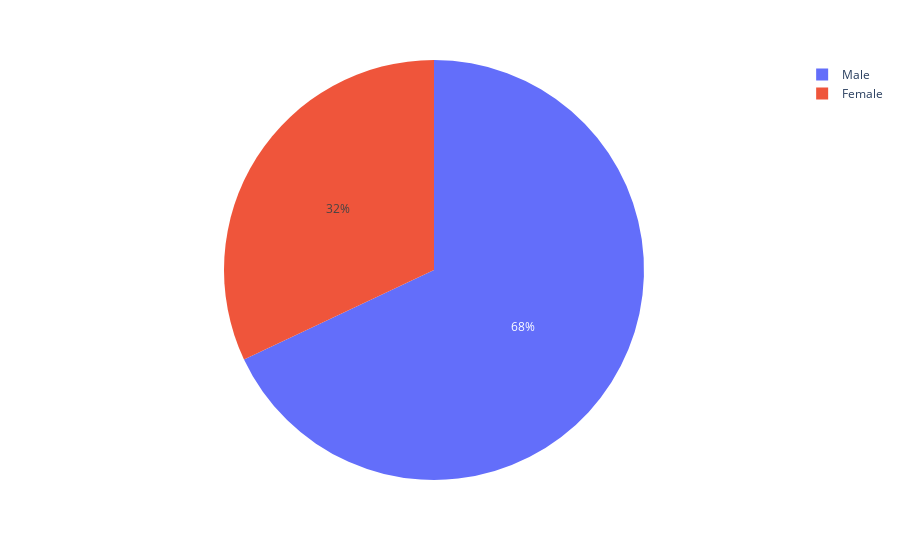

Notebook source saved alongside this figure:
### Code cell
#Overall Gender distribution
fig = px.pie(final_data, names='Gender', color = 'Gender')
fig.show()

### Figure 1 — Plotly figure (JSON) as saved in the notebook; plotly's stock layout.template omitted (floating-point values rounded to 4 significant figures; data arrays with more than 128 entries replaced by an {"elided": "..."} marker saying what was removed)
{"data": [{"customdata": {"elided": "3900x1 str values"}, "domain": {"x": [0, 1], "y": [0, 1]}, "hovertemplate": "Gender=%{customdata[0]}<extra></extra>", "labels": {"elided": "3900 str values"}, "legendgroup": "", "marker": {"colors": {"elided": "3900 str values"}}, "name": "", "showlegend": true, "type": "pie"}], "layout": {"legend": {"tracegroupgap": 0}, "margin": {"t": 60}}}
